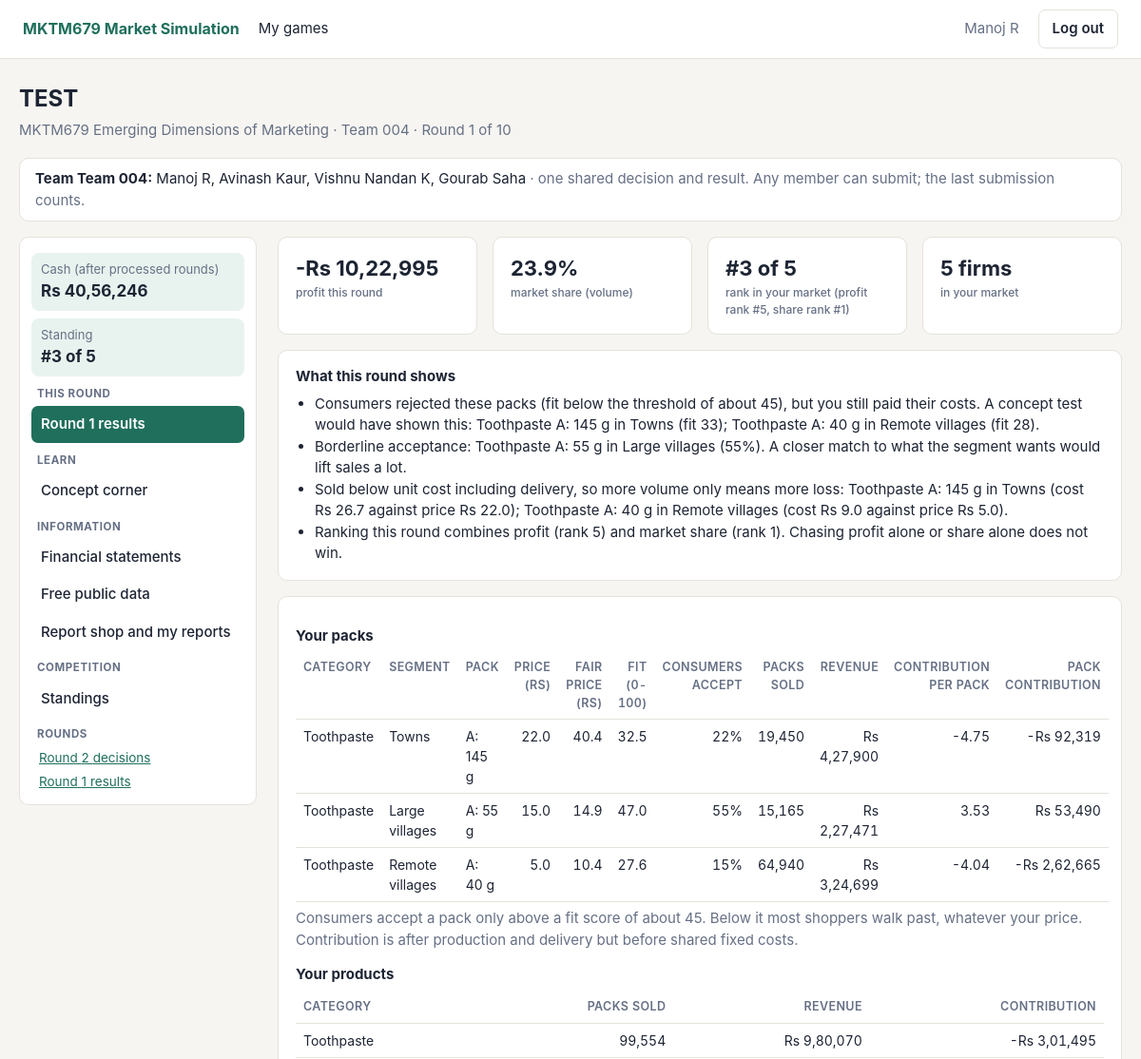
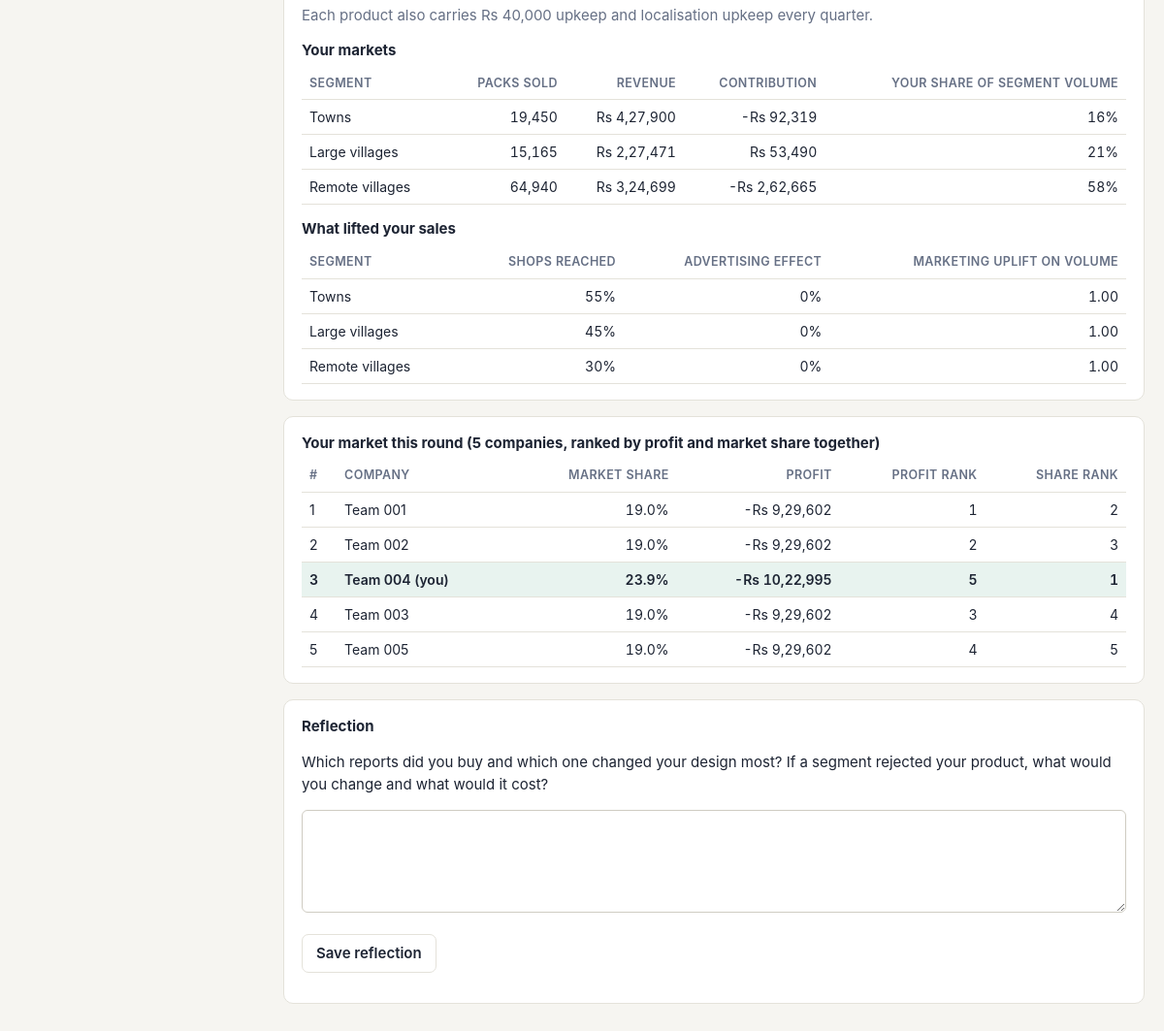
The app's page /play/1?round=1 (signed in) with its own data (2 pictures, top to bottom).
### models.py (models this page shows)
class User(db.Model):
    id = db.Column(db.Integer, primary_key=True)
    username = db.Column(db.String(64), unique=True, nullable=False, index=True)
    name = db.Column(db.String(120), nullable=False)
    password_hash = db.Column(db.String(255), nullable=False)
    role = db.Column(db.String(10), nullable=False, default="student")  # admin | student
    batch = db.Column(db.String(60), default="", index=True)
    created_at = db.Column(db.DateTime, default=utcnow)

class Tournament(db.Model):
    id = db.Column(db.Integer, primary_key=True)
    name = db.Column(db.String(120), nullable=False)
    status = db.Column(db.String(10), default="draft")        # draft | active | finished
    round_state = db.Column(db.String(10), default="open")    # open | processed
    current_round = db.Column(db.Integer, default=0)
    total_rounds = db.Column(db.Integer, default=10)
    game_key = db.Column(db.String(40), nullable=False, default="rural_marketing")
    participation = db.Column(db.String(10), default="individual")  # individual | team
    team_size = db.Column(db.Integer, default=4)
    rank_w_profit = db.Column(db.Integer, default=60)         # % weight of profit in the ranking; rest is market share
    mode = db.Column(db.String(10), default="manual")         # manual | auto
    market_mode = db.Column(db.String(10), default="single")  # single | groups
    group_size = db.Column(db.Integer, default=10)
    interval_hours = db.Column(db.Integer, default=48)
    deadline = db.Column(db.DateTime, nullable=True)          # UTC
    seed = db.Column(db.Integer, nullable=False)
    start_cash = db.Column(db.Integer, default=5_000_000)
    created_at = db.Column(db.DateTime, default=utcnow)

class Participant(db.Model):
    id = db.Column(db.Integer, primary_key=True)
    tournament_id = db.Column(db.Integer, db.ForeignKey("tournament.id"), index=True)
    alias = db.Column(db.String(60), default="")
    group_no = db.Column(db.Integer, default=0)
    cash = db.Column(db.Float, default=0.0)
    state = db.Column(db.JSON, default=dict)   # carries brand, customers etc. into later rounds

### app.py (the view)
    @app.route("/play/<int:tid>")
    @login_required("student")
    def play(tid):
        t, en, me_p = _mine_or_403(tid)
        game = services.game_of(t)
        try:
            view_round = int(request.args.get("round", t.current_round))
        except ValueError:
            view_round = t.current_round
        ctx = _play_context(t, en, me_p, view_round)
        return render_template("play.html", **ctx, **game.template_globals())

### app.py (called while the page is built)
def inr(value, decimals=0):
    if value is None:
        return "-"
    neg = value < 0
    value = abs(float(value))
    whole = int(value) if decimals == 0 else int(value)
    if decimals == 0:
        whole = int(round(value))
        frac = ""
    else:
        frac = f"{value - int(value):.{decimals}f}"[1:]
    s = str(whole)
    if len(s) > 3:
        head, tail = s[:-3], s[-3:]
        parts = []
        while len(head) > 2:
            parts.insert(0, head[-2:])
            head = head[:-2]
        if head:
            parts.insert(0, head)
        s = ",".join(parts + [tail])
    return ("-" if neg else "") + "Rs " + s + frac

def register_filters(app):
    app.jinja_env.filters["inr"] = inr
    app.jinja_env.filters["pct"] = lambda v, d=0: "-" if v is None else f"{v * 100:.{d}f}%"
    app.jinja_env.filters["num"] = lambda v: "-" if v is None else f"{int(round(v)):,}"
    def ist(dt):
        if not dt:
            return "-"
        return dt.replace(tzinfo=timezone.utc).astimezone(IST).strftime("%d %b %Y, %I:%M %p IST")
    app.jinja_env.filters["ist"] = ist
    app.jinja_env.filters["ist_input"] = lambda dt: (
        dt.replace(tzinfo=timezone.utc).astimezone(IST).strftime("%Y-%m-%dT%H:%M") if dt else "")
    app.jinja_env.globals.update(all_games=games.all_games, game_of=services.game_of)

def login_required(role=None):
    def deco(fn):
        @wraps(fn)
        def wrapper(*a, **kw):
            if not g.user:
                return redirect(url_for("login", next=request.path))
            if role and g.user.role != role:
                abort(403)
            return fn(*a, **kw)
        return wrapper
    return deco

### games/registry.py (called while the page is built)
def get(key):
    if key not in _REGISTRY:
        raise KeyError(f"Unknown game: {key}")
    return _REGISTRY[key]

### games/rural_marketing/__init__.py (called while the page is built)
    def reflection_question(self, round_no):
        return display.ROUND_INFO[round_no]["reflect"]

    def results_template(self, round_no):
        return "game_results.html"

    def template_globals(self):
        return {"EVENTS": engine.EVENTS, "ROUND_INFO": display.ROUND_INFO, "OVERHEAD": params.OVERHEAD, "SEG_FIXED": params.SEG_FIXED,
                "SEGMENTS": params.SEGMENTS, "SEG_LABEL": params.SEG_LABEL, "SEG_SHORT": params.SEG_SHORT,
                "PER": schema.PER}

### games/rural_marketing/engine.py (called while the page is built)
def unit_cost(cat, q, grams, loc):
    c = CATEGORIES[cat]
    return grams * (0.040 + 0.0105 * q) * c["pm"] * c["k"] * (1 + 0.02 * loc) + PACK_FIXED_COST

### games/rural_marketing/reports.py (called while the page is built)
def T(title, cols, rows):
    return {"title": title, "cols": cols, "rows": rows}

### templates/play.html (shortened to what this page needs)
{% extends "base.html" %}
{% block mainclass %}wide{% endblock %}
{% block body %}
<div class="row" style="justify-content:space-between;align-items:flex-end">
  <div><h1>{{ t.name }}</h1>
    <p class="sub">{{ game.course_code }} {{ game.title }} &middot; {{ me_p.alias }} &middot; Round {{ view_round }} of {{ t.total_rounds }}
      {% if t.mode == 'auto' and t.round_state == 'open' and t.deadline and t.status == 'active' %}&middot; closes {{ t.deadline|ist }}{% endif %}</p></div>
</div>
{% if t.participation == 'team' %}
<div class="card" style="padding:10px 16px"><b>Team {{ me_p.alias }}:</b> {% for u in mates %}{{ u.name }}{{ ', ' if not loop.last }}{% endfor %}
<span class="muted"> &middot; one shared decision and result. Any member can submit; the last submission counts.</span></div>
{% endif %}
<div class="layout">
<aside class="side">
  <div class="kpi"><span class="muted">Cash (after processed rounds)</span><b>{{ me_p.cash|inr }}</b></div>
  <div class="kpi"><span class="muted">Standing</span><b>#{{ board_pos }} of {{ board_n }}</b></div>
  <h4>This round</h4>
  <button type="button" class="nav on" data-panel="p-main">{% if is_open %}Round {{ t.current_round }} decisions{% else %}Round {{ view_round }} results{% endif %}</button>
  <h4>Learn</h4>
  <button type="button" class="nav" data-panel="p-concept">Concept corner</button>
  <h4>Information</h4>
  <button type="button" class="nav" data-panel="p-fin">Financial statements</button>
  <button type="button" class="nav" data-panel="p-public">Free public data</button>
  <button type="button" class="nav" data-panel="p-reports">Report shop and my reports</button>
  <h4>Competition</h4>
  <button type="button" class="nav" data-panel="p-rank">Standings</button>
  {% if past or is_open %}
  <h4>Rounds</h4>
  {% if t.status == 'active' and t.round_state == 'open' %}<a class="nav-link" href="{{ url_for('play', tid=t.id) }}">Round {{ t.current_round }} decisions</a><br>{% endif %}
  {% for r in past %}<a class="nav-link" href="{{ url_for('play', tid=t.id, round=r) }}">Round {{ r }} results</a><br>{% endfor %}
  {% endif %}
</aside>
<section>
  <div class="panel on" id="p-main">
  {% if is_open %}{% include template %}
  {% elif res %}{% include template %}
  {% else %}<div class="card muted">Results for this round are not available yet. Check back after your teacher processes the round.</div>{% endif %}
  </div>
</section>
</div>
{% endblock %}

### templates/base.html (shortened to what this page needs)
<!doctype html>
<html lang="en"><head>
<link rel="stylesheet" href="{{ url_for('static', filename='style.css') }}">
</head><body>
<header class="top">
  <a class="logo" href="/">MKTM679 Market Simulation</a>
  <nav>
    {% if me and me.role == 'admin' %}
      <a href="{{ url_for('admin_home') }}">Tournaments</a>
      <a href="{{ url_for('admin_students') }}">Students</a>
    {% elif me %}
      <a href="{{ url_for('student_home') }}">My games</a>
    {% endif %}
  </nav>
  {% if me %}
  <span class="muted">{{ me.name }}</span>
  <form method="post" action="{{ url_for('logout') }}"><input type="hidden" name="csrf" value="{{ csrf }}"><button class="sec">Log out</button></form>
  {% endif %}
</header>
<main class="{% block mainclass %}{% endblock %}">
  {% block body %}{% endblock %}
</main>
</body></html>

### templates/game_results.html (shortened to what this page needs)
{% from "_tables.html" import table %}
{% set tot = res.data.totals %}
<div class="grid g4">
  <div class="card stat">{{ tot.profit|inr }}<small>profit this round</small></div>
  <div class="card stat">{{ tot.volume_share|pct(1) }}<small>market share (volume)</small></div>
  <div class="card stat">#{{ tot.group_rank }} of {{ tot.group_size }}<small>rank in your market (profit rank #{{ tot.profit_rank }}, share rank #{{ tot.share_rank }})</small></div>
  <div class="card stat">{{ tot.group_size }} firms<small>in your market</small></div>
</div>
<div class="card">
  <h3>What this round shows</h3>
  <ul class="notes">{% for n in res.data.debrief %}<li>{{ n }}</li>{% endfor %}</ul>
</div>
<div class="card">
  {% for tb in res.data.display.tables %}{{ table(tb) }}{% endfor %}
</div>
<div class="card">
  <h3>Your market this round ({{ group_rows|length }} companies, ranked by profit and market share together)</h3>
  <table>
    <tr><th>#</th><th>Company</th><th class="n">Market share</th><th class="n">Profit</th><th class="n">Profit rank</th><th class="n">Share rank</th></tr>
    {% for alias, d, mine in group_rows[:30] %}
    <tr class="{{ 'me' if mine }}"><td>{{ d.totals.group_rank }}</td><td>{{ alias }}{{ ' (you)' if mine }}</td>
      <td class="n">{{ d.totals.volume_share|pct(1) }}</td><td class="n">{{ d.totals.profit|inr }}</td>
      <td class="n">{{ d.totals.profit_rank }}</td><td class="n">{{ d.totals.share_rank }}</td></tr>
    {% endfor %}
  </table>
</div>
<div class="card">
  <h3>Reflection</h3>
  <p>{{ question }}</p>
  <form method="post" action="{{ url_for('reflect', tid=t.id, round_no=view_round) }}">
    <textarea name="reflection" rows="4" style="width:100%">{{ res.reflection }}</textarea>
    <p><button class="sec">Save reflection</button></p>
  </form>
</div>

### static/style.css (style rules this page uses)
:root { --bg:#f6f5f1;--card:#fff;--ink:#1d2433;--muted:#667085;--line:#e4e2da;--brand:#1f6f5c;--brand-d:#165244;--warn:#b54708;--bad:#b42318;--good:#067647;--soft:#e8f3ef }
* { box-sizing:border-box }
body { margin:0;font:15px/1.5 -apple-system,"Segoe UI",Roboto,Helvetica,Arial,sans-serif;background:var(--bg);color:var(--ink) }
a { color:var(--brand) }
header.top { background:var(--card);border-bottom:1px solid var(--line);padding:10px 24px;display:flex;align-items:center;gap:20px }
header.top .logo { font-weight:700;color:var(--brand);text-decoration:none;font-size:16px }
header.top nav { display:flex;gap:16px;flex:1 }
header.top nav a { text-decoration:none;color:var(--ink) }
header.top form { margin:0 }
main { max-width:1080px;margin:24px auto;padding:0 20px 60px }
h1 { font-size:24px;margin:0 0 4px }
h3 { font-size:15px;margin:0 0 6px }
.sub { color:var(--muted);margin:0 0 18px }
.card { background:var(--card);border:1px solid var(--line);border-radius:10px;padding:16px 18px;margin-bottom:16px }
.grid { display:grid;gap:16px }
.g4 { grid-template-columns:repeat(4,1fr) }
table { width:100%;border-collapse:collapse;font-size:14px }
th { font-weight:600;color:var(--muted);font-size:12.5px;text-transform:uppercase;letter-spacing:.03em }
tr.me td { background:var(--soft);font-weight:600 }
.btn,button { background:var(--brand);color:#fff;border:0;border-radius:7px;padding:8px 14px;font:inherit;font-weight:600;cursor:pointer;text-decoration:none;display:inline-block }
.btn.sec,button.sec { background:#fff;color:var(--ink);border:1px solid var(--line) }
input,select,textarea { font:inherit;padding:7px 9px;border:1px solid #cfccc2;border-radius:6px;background:#fff;max-width:100% }
.stat { font-size:22px;font-weight:700 }
.stat small { display:block;font-size:12px;color:var(--muted);font-weight:500 }
.muted { color:var(--muted) }
.row { display:flex;gap:12px;align-items:flex-end;flex-wrap:wrap }
ul.notes { margin:6px 0 0;padding-left:20px }
main.wide { max-width:1400px }
.layout { display:grid;grid-template-columns:250px minmax(0,1fr);gap:22px;align-items:start }
.side { position:sticky;top:12px;background:var(--card);border:1px solid var(--line);border-radius:10px;padding:12px }
.side h4 { margin:10px 6px 4px;font-size:11.5px;text-transform:uppercase;letter-spacing:.05em;color:var(--muted) }
.side button.nav { display:block;width:100%;text-align:left;background:transparent;color:var(--ink);border:0;border-radius:7px;padding:8px 10px;font-weight:500;margin:1px 0 }
.side button.nav.on { background:var(--brand);color:#fff;font-weight:600 }
.side .kpi { background:var(--soft);border-radius:8px;padding:8px 10px;margin:4px 0 8px;font-size:13px }
.side .kpi b { display:block;font-size:17px }
.panel { display:none }
.panel.on { display:block }

### templates/play.html (style rules this page uses)
.nav-link { display:inline-block;margin:2px 8px;font-size:13.5px }

### records on screen
User: name "Manoj R", last ","
Tournament: name "TEST", total_rounds "10", current_round "2"
Participant: alias "Team 004", cash|inr "Rs 40,56,246", totals.group_rank "3", value "(you)", totals.volume_share|pct "23.9%", totals.profit|inr "-Rs 10,22,995", totals.profit_rank "5", totals.share_rank "1"
User: name "Avinash Kaur", last ","
User: name "Vishnu Nandan K", last ","
User: name "Gourab Saha"
Participant: totals.group_rank "1", alias "Team 001", totals.volume_share|pct "19.0%", totals.profit|inr "-Rs 9,29,602", totals.profit_rank "1", totals.share_rank "2"
Participant: totals.group_rank "2", alias "Team 002", totals.volume_share|pct "19.0%", totals.profit|inr "-Rs 9,29,602", totals.profit_rank "2", totals.share_rank "3"
Participant: totals.group_rank "4", alias "Team 003", totals.volume_share|pct "19.0%", totals.profit|inr "-Rs 9,29,602", totals.profit_rank "3", totals.share_rank "4"
Participant: totals.group_rank "5", alias "Team 005", totals.volume_share|pct "19.0%", totals.profit|inr "-Rs 9,29,602", totals.profit_rank "4", totals.share_rank "5"

### other values on screen
{{ game.course_code }} "MKTM679"
{{ game.title }} "Emerging Dimensions of Marketing"
{{ view_round }} "1"
{{ board_pos }} "3"
{{ board_n }} "5"
{{ r }} "1"
{{ tot.profit|inr }} "-Rs 10,22,995"
{{ tot.volume_share|pct(1) }} "23.9%"
{{ tot.group_rank }} "3"
{{ tot.group_size }} "5"
{{ tot.profit_rank }} "5"
{{ tot.share_rank }} "1"
{{ n }} "Borderline acceptance: Toothpaste A: 55 g in Large villages (55%). A closer match to what the segment wants would lift sales a lot." "Ranking this round combines profit (rank 5) and market share (rank 1). Chasing profit alone or share alone does not win."
{{ t.title }} "Your packs" "Your products" "Your markets" "What lifted your sales"
{{ c[0] }} "CATEGORY" "SEGMENT" "PACK" "PRICE (RS)" "FAIR PRICE (RS)" "FIT (0-100)" "CONSUMERS ACCEPT" "PACKS SOLD" "REVENUE" "CONTRIBUTION PER PACK" "PACK CONTRIBUTION" "CATEGORY" "PACKS SOLD" "REVENUE" "CONTRIBUTION" "SEGMENT" "PACKS SOLD" "REVENUE" "CONTRIBUTION" "YOUR SHARE OF SEGMENT VOLUME" "SEGMENT" "SHOPS REACHED" "ADVERTISING EFFECT" "MARKETING UPLIFT ON VOLUME"
